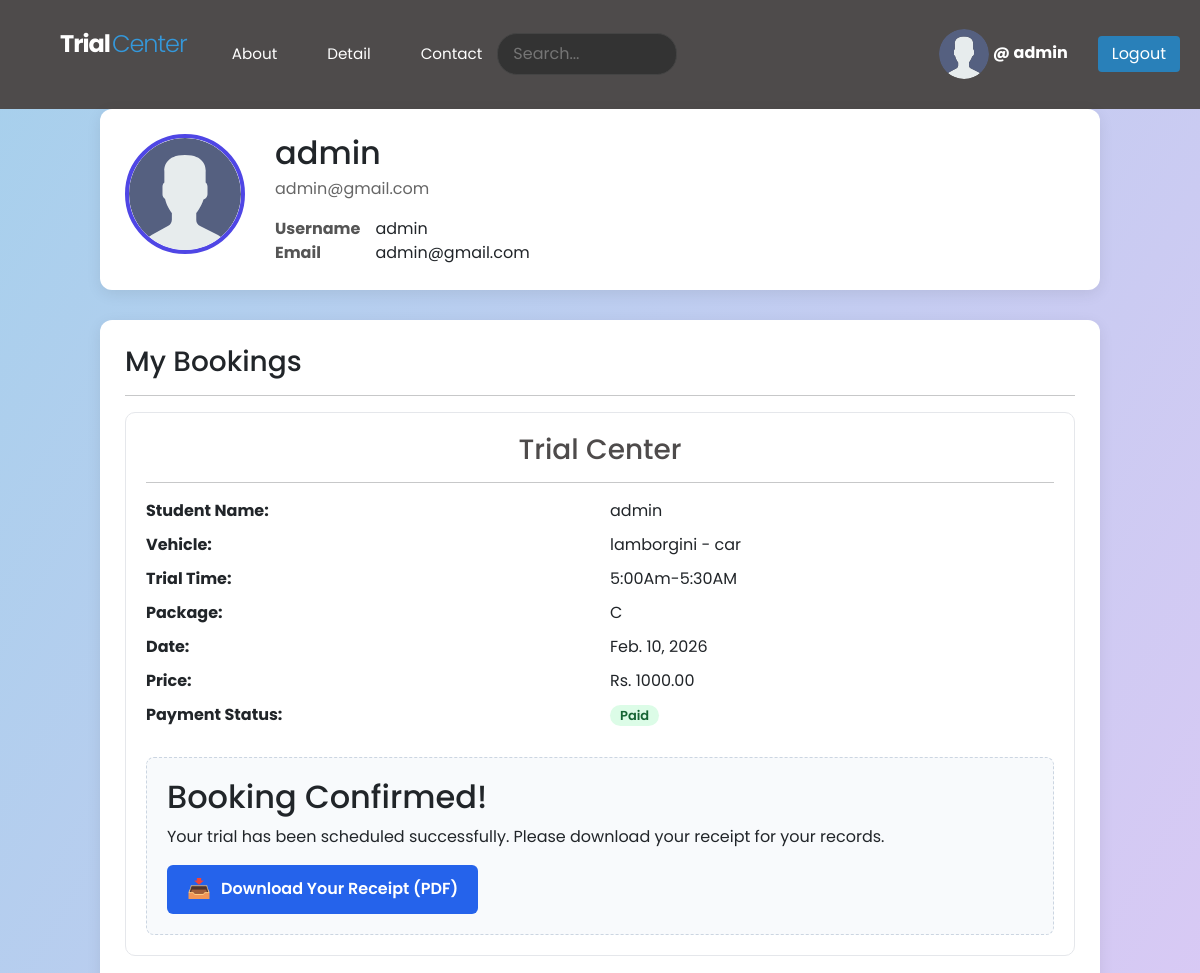
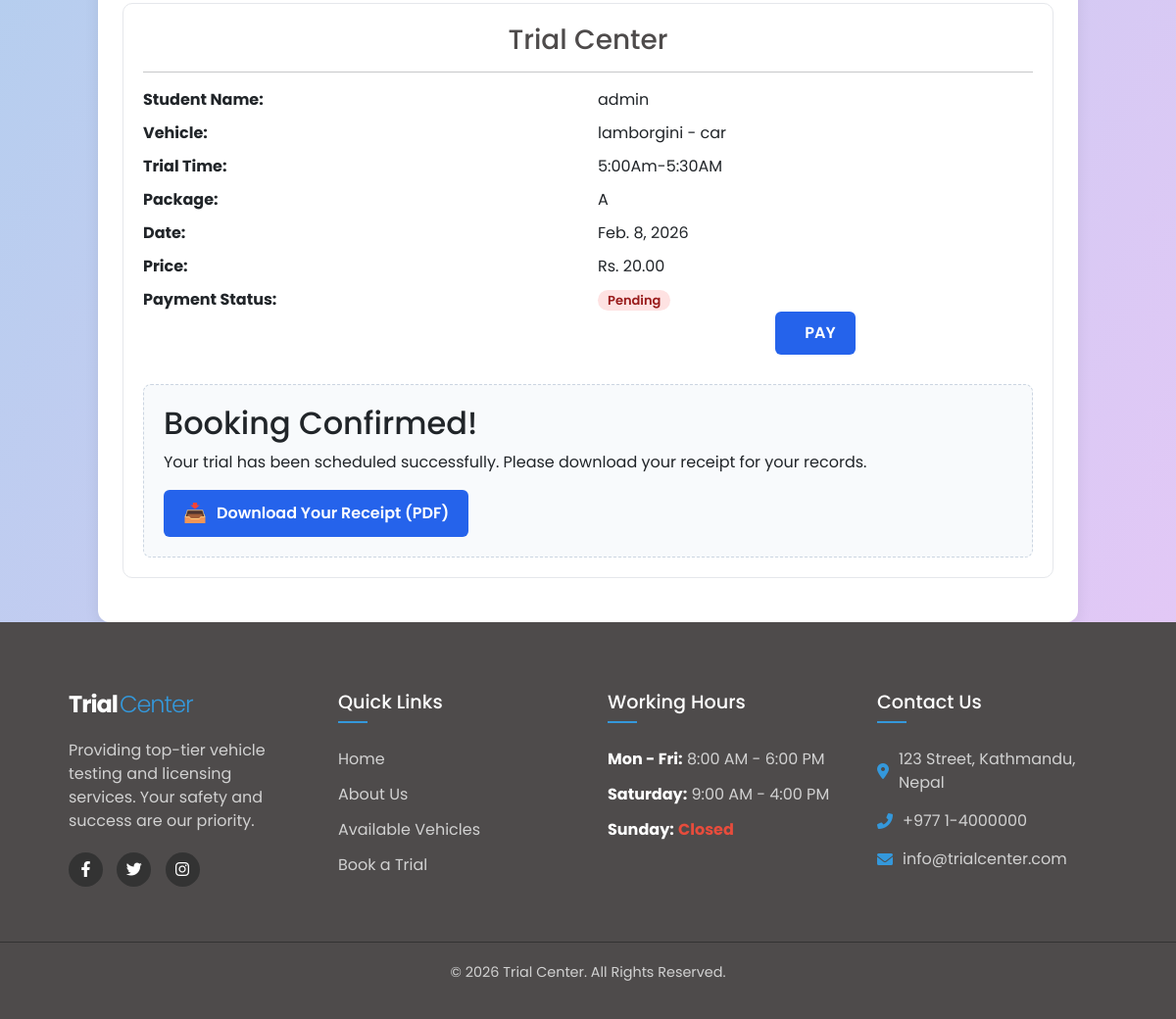
The app's page /account/profile/2/ (signed in) with its own data (2 pictures, top to bottom).
### base/models.py (models this page shows, shortened)
class Booking(models.Model):
    user=models.ForeignKey(User, on_delete=models.CASCADE)
    vehicle=models.ForeignKey(Vehicle, on_delete=models.CASCADE)
    package=models.ForeignKey(Package, on_delete=models.CASCADE)
    trial_time=models.ForeignKey(TrialTime, on_delete=models.CASCADE,  related_name='bookings')
    customer_name=models.CharField(max_length=200)
    phone_number=models.CharField(max_length=15)
    message=models.TextField()
    payment_status=models.BooleanField(default=False)
    payment_uuid = models.CharField(max_length=100, blank=True, null=True)
    booking_date = models.DateField()
    expiry_date = models.DateField(blank=True, null=True)
    is_active=models.BooleanField(default=False)
    class Meta:
        constraints = [
          UniqueConstraint(
            fields=['vehicle', 'trial_time',"booking_date"],
            condition=Q(is_active=True),
            name='unique_active_booking_per_date'
        )
    ]

class Vehicle(models.Model):
    catogery = models.ForeignKey(Catogery, on_delete=models.CASCADE)
    name=models.CharField(max_length=100)
    photo=models.ImageField(upload_to='vehicle_photos/', null=True, blank=True)
    def __str__(self):
        return f"{self.name} - {self.catogery.name}"

class Catogery(models.Model):
    name = models.CharField(max_length=100)

class TrialTime(models.Model):
    vehicle = models.ForeignKey(Vehicle, on_delete=models.CASCADE)
    time = models.ForeignKey(Timeslot, on_delete=models.CASCADE)
    class Meta:
        ordering = ['time']
        unique_together = ('vehicle', 'time')

class Timeslot(models.Model):
    time=models.CharField(max_length=100)
    def __str__(self):
        return self.time

class Package(models.Model):
    vehicle=models.ForeignKey(Catogery, on_delete=models.CASCADE)
    package_name=models.CharField(max_length=200)
    price=models.DecimalField(max_digits=10, decimal_places=2)
    time=models.CharField(max_length=100)
    duration_days=models.IntegerField()

### account/views.py (the view)
# urls.py: path('profile/<str:pk>/',views.profile,name='profile'),
def profile(request, pk):
    user = get_object_or_404(User, pk=pk)
    obj=Booking.objects.filter(user=user)
    context = {
        'user': user,
        'obj':obj,
    }
    return render(request, 'account/profile.html', context)

### account/templates/account/profile.html (shortened to what this page needs)
{% extends 'main.html' %}
{% load static %}
{% block content %}
<div class="profile-wrapper">
  <div class="profile-card">
    <div class="profile-avatar">
      <img src="{% static 'images/avatar.svg' %}">
    </div>
    <div class="profile-info">
      <h2>{{ user.username }}</h2>
      <p>{{ user.email }}</p>
      <table class="info-table">
        <tr>
          <th>Username</th>
          <td>{{ user.username }}</td>
        </tr>
        <tr>
          <th>Email</th>
          <td>{{ user.email }}</td>
        </tr>
      </table>
    </div>
  </div>
  <div class="booking-section">
    <h3>My Bookings</h3>
    <hr>
    {% for booking in obj %}
      <div class="booking-card">
        <h3 style="color: #4e4b4bff; text-align: center;">Trial Center</h3><hr>
        <div class="booking-grid">
          <div><strong>Student Name:</strong></div>
          <div>{{ booking.customer_name }}</div>
          <div><strong>Vehicle:</strong></div>
          <div>{{ booking.vehicle }}</div>
          <div><strong>Trial Time:</strong></div>
          <div>{{ booking.trial_time.time }}</div>
          <div><strong>Package:</strong></div>
          <div>{{ booking.package.package_name }}</div>
          <div><strong>Date:</strong></div>
          <div>{{ booking.booking_date }}</div>
          <div><strong>Price:</strong></div>
          <div>Rs. {{ booking.package.price }}</div>
          <div><strong>Payment Status:</strong></div>
          <div>
            {% if booking.payment_status %}
              <span class="badge badge-success">Paid</span>
            {% else %}
              <span class="badge badge-danger">Pending</span>
              <center>
            <a href="{% url 'esewa'%}?p={{booking.package.id}}&uuid={{booking.payment_uuid}} " class="download-btn">
        PAY
    </a>
          </center>
            {% endif %}
          </div>
        </div>
<div style="margin-top: 30px; padding: 20px; background: #f8fafc; border-radius: 8px; border: 1px dashed #cbd5e1;">
    <h2 style="margin-top: 0;">Booking Confirmed!</h2>
    <p>Your trial has been scheduled successfully. Please download your receipt for your records.</p>
    <a href="{% url 'invoice' booking.id %}" class="download-btn">
        <span class="download-icon">📥</span> Download Your Receipt (PDF)
    </a>
</div>
      </div>
    {% empty %}
      <p>No bookings found.</p>
    {% endfor %}
  </div>
</div>
{% endblock %}

### templates/main.html (shortened to what this page needs)
 {% load static %}
<!DOCTYPE html>
<html lang="en">
<head>
    <link href="https://cdn.jsdelivr.net/npm/bootstrap@5.3.0/dist/css/bootstrap.min.css" rel="stylesheet">
    <link rel="stylesheet" href="{% static 'style.css' %}">
</head>
    <body>
    <div style="background-color: #4e4b4bff; padding: 20px; display: flex; align-items:center; justify-content: space-between; font-family: Arial, sans-serif;">
       <div class="nav-container">
    <a href="{% url 'home' %}" class="logo-link">
        <h3 class="footer-logo">Trial<span>Center</span></h3>
    </a>
    <div class="nav-links">
        <a href="{% url 'about' %}" class="nav-item">About</a>
        <a href="{% url 'detail' %}" class="nav-item">Detail</a>
        <a href="{% url 'contact' %}" class="nav-item">Contact</a>
    </div>
    <div class="search-wrapper">
        <input type="text" placeholder="Search..." class="search-input">
    </div>
</div>
<div style="display: flex; align-items: center; justify-content: center; gap: 15px;">
    {% if user.is_authenticated %}
        <div style="display: flex; align-items: center; gap: 10px;">
           <a href="{% url 'profile' request.user.id %}" style="text-decoration: none; color: inherit;">
             <img src="{% static 'avatar.svg' %}"
             alt="Profile Picture"
             width="50" height="50"
             style="border-radius: 50%; object-fit: cover;">
            <span style="font-weight: bold; color:white">@ {{ request.user.username }}</span>
        </div>
    <a href="{% url 'logout' %}">
        <button style="
            padding: 6px 14px;
            border: none;
            border-radius: 4px;
            background-color: #2980b9;
            color: white;
            cursor: pointer;
        "
        onmouseover="this.style.backgroundColor='#1f618d'"
        onmouseout="this.style.backgroundColor='#2980b9'">
            Logout
        </button>
    </a>
</div>
            {% endif %}
        </div>
 <div class="page-wrapper">
        {% block content %}
        {% endblock %}
 </div>
        <footer class="footer-section">
    <div class="footer-container">
        <div class="footer-col">
            <h3 class="footer-logo">Trial<span>Center</span></h3>
            <p>Providing top-tier vehicle testing and licensing services. Your safety and success are our priority.</p>
            <div class="social-links">
                <a href="#"><i class="fab fa-facebook-f"></i></a>
                <a href="#"><i class="fab fa-twitter"></i></a>
                <a href="#"><i class="fab fa-instagram"></i></a>
            </div>
        </div>
        <div class="footer-col">
            <h4>Quick Links</h4>
            <ul>
                <li><a href="/">Home</a></li>
                <li><a href="/about">About Us</a></li>
                <li><a href="/details">Available Vehicles</a></li>
                <li><a href="/contact">Book a Trial</a></li>
            </ul>
        </div>
        <div class="footer-col">
            <h4>Working Hours</h4>
            <ul class="hours-list">
                <li><span>Mon - Fri:</span> 8:00 AM - 6:00 PM</li>
                <li><span>Saturday:</span> 9:00 AM - 4:00 PM</li>
                <li><span>Sunday:</span> <span class="closed">Closed</span></li>
            </ul>
        </div>
        <div class="footer-col">
            <h4>Contact Us</h4>
            <div class="contact-info">
                <p><i class="fas fa-map-marker-alt"></i> 123 Street, Kathmandu, Nepal</p>
                <p><i class="fas fa-phone-alt"></i> +977 1-4000000</p>
                <p><i class="fas fa-envelope"></i> info@trialcenter.com</p>
            </div>
        </div>
    </div>
    <div class="footer-bottom">
        <p>&copy; 2026 Trial Center. All Rights Reserved.</p>
    </div>
</footer>
<link rel="stylesheet" href="https://cdnjs.cloudflare.com/ajax/libs/font-awesome/6.0.0/css/all.min.css">
</body>
</html>

### static/style.css (style rules this page uses)
* { margin: 0; padding: 0; box-sizing: border-box; font-family: "Poppins", sans-serif; }
body { margin: 0; padding: 0; background: linear-gradient(120deg,#a6d0ec, #e9c7f7); min-height: 100vh; overflow-y: auto; height: auto; }
.footer-section { background-color: #1a1a1a; color: #d1d1d1; padding: 70px 0 20px; font-family: 'Segoe UI', sans-serif; }
.footer-container { max-width: 1100px; margin: 0 auto; display: grid; grid-template-columns: repeat(auto-fit, minmax(220px, 1fr)); gap: 40px; padding: 0 20px; }
.footer-col h4 { color: #ffffff; font-size: 1.2rem; margin-bottom: 25px; position: relative; padding-bottom: 10px; }
.footer-col h4::after { content: ''; position: absolute; left: 0; bottom: 0; width: 30px; height: 2px; background-color: #3498db; }
.footer-logo { color: #fff; margin-bottom: 20px; }
.footer-logo span { color: #3498db; }
.footer-col ul { list-style: none; padding: 0; }
.footer-col ul li { margin-bottom: 12px; }
.footer-col ul li a { color: #d1d1d1; text-decoration: none; transition: 0.3s; }
.hours-list li span { font-weight: bold; color: #fff; }
.closed { color: #e74c3c !important; }
.contact-info p { margin-bottom: 15px; display: flex; align-items: center; gap: 10px; }
.contact-info i { color: #3498db; }
.social-links { margin-top: 20px; }
.social-links a { display: inline-block; width: 35px; height: 35px; background: #333; color: #fff; text-align: center; line-height: 35px; border-radius: 50%; margin-right: 10px; transition: 0.3s; }
.footer-bottom { text-align: center; margin-top: 50px; padding-top: 20px; border-top: 1px solid #333; font-size: 0.9rem; }

### templates/main.html (style rules this page uses)
.nav-container { background-color: #4e4b4bff; display: flex; align-items: center; justify-content: space-between; padding: 10px 40px; font-family: 'Segoe UI', Roboto, sans-serif; }
.logo-link { text-decoration: none; margin-right: 30px; }
.footer-logo { color: white; margin: 0; font-size: 1.5rem; letter-spacing: -1px; font-weight: 700; }
.footer-logo span { color: #ede2d2; font-weight: 300; margin-left: 2px; }
.nav-links { display: flex; align-items: center; gap: 20px; flex-grow: 1; }
.nav-item { color: white; text-decoration: none; text-transform: capitalize; padding: 8px 15px; border-radius: 5px; transition: all 0.3s ease; font-size: 0.95rem; }
.search-wrapper { display: flex; align-items: center; }
.search-input { padding: 8px 15px; border-radius: 20px; border: 1px solid #444; background: #333; color: white; outline: none; transition: width 0.4s ease, border-color 0.3s; width: 180px; }
.footer-section { background-color: #4e4b4bff; color: #d1d1d1; padding: 70px 0 20px; font-family: 'Segoe UI', sans-serif; }
html, body { height: 100%; }
.page-wrapper { min-height: calc(100vh - 320px); }
.footer-container { max-width: 1100px; margin: 0 auto; display: grid; grid-template-columns: repeat(auto-fit, minmax(220px, 1fr)); gap: 40px; padding: 0 20px; }
.footer-col h4 { color: #ffffff; font-size: 1.2rem; margin-bottom: 25px; position: relative; padding-bottom: 10px; }
.footer-col h4::after { content: ''; position: absolute; left: 0; bottom: 0; width: 30px; height: 2px; background-color: #3498db; }
.footer-logo { color: #fff; margin-bottom: 20px; }
.footer-logo span { color: #3498db; }
.footer-col ul { list-style: none; padding: 0; }
.footer-col ul li { margin-bottom: 12px; }
.footer-col ul li a { color: #d1d1d1; text-decoration: none; transition: 0.3s; }
.hours-list li span { font-weight: bold; color: #fff; }
.closed { color: #e74c3c !important; }
.contact-info p { margin-bottom: 15px; display: flex; align-items: center; gap: 10px; }
.contact-info i { color: #3498db; }
.social-links { margin-top: 20px; }
.social-links a { display: inline-block; width: 35px; height: 35px; background: #333; color: #fff; text-align: center; line-height: 35px; border-radius: 50%; margin-right: 10px; transition: 0.3s; }
.footer-bottom { text-align: center; margin-top: 50px; padding-top: 20px; border-top: 1px solid #333; font-size: 0.9rem; }

### records on screen
Booking: customer_name "admin", vehicle "lamborgini - car", trial_time.time "5:00Am-5:30AM", package.package_name "C", booking_date "Feb. 10, 2026", package.price "1000.00", payment_status "Paid"
Booking: customer_name "admin", vehicle "lamborgini - car", trial_time.time "5:00Am-5:30AM", package.package_name "A", booking_date "Feb. 8, 2026", package.price "20.00"

### other values on screen
{{ request.user.username }} "admin"
{{ user.username }} "admin"
{{ user.email }} "admin@gmail.com"
